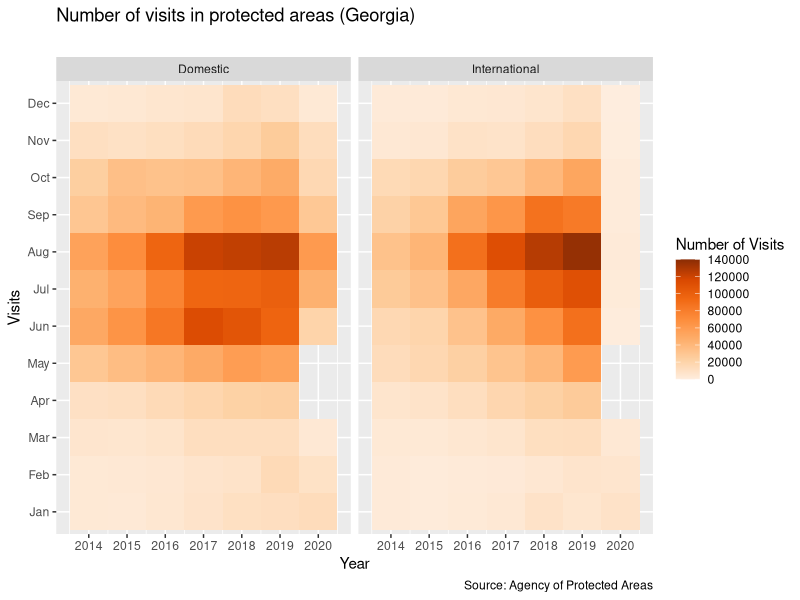

Write R code to recreate this figure. (Note: this script raises an error after producing the figure.)
rm(list=ls())    # clear the workspace

#=== Temur Gugushvii === 
# Author https://temurgugushvili.ge/
# Data source https://apa.gov.ge/ge/statistika/vizitorta-statistika

#libraries

library(ggplot2)
library(tidyverse)
library(lubridate)
library(patchwork)


# import data

tg_pa_visits_2014 <- readr::read_csv("data/gpa_2014_2020.csv",
                                  col_types = cols(Year_Month = "c",
                                                   citizen_ge = "c",
                                                   visitor_type_en = "c",
                                                   pa_ge = "c",
                                                   pa_en = "c",
                                                   visits = "n"))


tg_pa_visits_2014 <- tg_pa_visits_2014 %>%
                     dplyr::mutate(Date = as.Date(paste(Year_Month,"-01",sep="")))  %>%
                     dplyr::mutate(Year_Month = lubridate::format_ISO8601(Date, precision = "ym"))  %>%
                     dplyr::mutate(year = lubridate::year(Date)) %>%
                     dplyr::mutate(month = lubridate::month(Date, label = TRUE))
  
tg_pa_visits_2014$Year_Month <- zoo::as.Date(zoo::as.yearmon(tg_pa_visits_2014$Year_Month))

tg_pa_visits_2014_visitors <- tg_pa_visits_2014  %>% 
                              group_by(year, month, visitor_type_en)  %>% 
                              summarise(visits_group = sum(visits))

tg_pa_visitors_visitor_type_en <- tg_pa_visits_2014  %>% 
                                  dplyr::group_by(year, visitor_type_en)  %>% 
                                  dplyr::summarise(visits_group = sum(visits))
                              
  
tg_pa_visits_2014_domestic <- tg_pa_visits_2014 %>% filter(visitor_type_en == "Domestic")

tg_pa_visits_2014_International <- tg_pa_visits_2014 %>% filter(visitor_type_en == "International")



pa_visitors  <- ggplot2::ggplot(tg_pa_visits_2014_visitors, aes(y= month, x= year, fill =visits_group))+
                             geom_tile() +
                             scale_fill_distiller(name = "Number of Visits", direction = 1, palette = "Oranges", limits=c(0, 140000), breaks=seq(0, 140000, 20000))+
                             scale_x_continuous(breaks=seq(2014, 2020, 1))+
                             labs(title = "Number of visits in protected areas (Georgia)",
                                  subtitle ="",
                                  caption = "Source: Agency of Protected Areas",
                                  x = "Year",
                                  y = "Visits")+
                             facet_wrap(vars(visitor_type_en), labeller = label_wrap_gen())

ggsave("visualization/pa_visitors.JPEG", 
       plot = pa_visitors)

domestic_pa_visitors  <- ggplot2::ggplot(tg_pa_visits_2014_domestic, aes(y= month, x= year, fill =visits))+
                            geom_tile() +
                            theme(axis.text.x=element_text(angle = 90, hjust=0.5, size=9, colour="black"),
                                  axis.text.y=element_text(angle = 0, hjust=0.5, size=9, colour="black"))+
                            labs(title = "Number of domestic visits in protected areas (Georgia)",
                                 subtitle ="",
                                 caption = "Source: Agency of Protected Areas",
                                 x = "Year",
                                 y = "Visits")+
                            scale_fill_distiller(name = "Number of Visits", palette = "Spectral", limits=c(0, 33000), direction = -1, breaks=seq(0, 33000, 3000))+
                            scale_x_continuous(breaks=seq(2014, 2020, 1))+
                            facet_wrap(vars(pa_en), labeller = label_wrap_gen())

ggsave("visualization/domestic_pa_visitors.JPEG", 
       plot = domestic_pa_visitors,
       width = 290,
       height = 290,
       units = "mm")

international_pa_visitors <- ggplot2::ggplot(tg_pa_visits_2014_International, aes(y= month, x= year, fill =visits))+
                                geom_tile() +
                                theme(axis.text.x=element_text(angle = 90, hjust=0.5, size=9, colour="black"),
                                      axis.text.y=element_text(angle = 0, hjust=0.5, size=9, colour="black"))+
                                labs(title = "Number of international visits in protected areas (Georgia)",
                                     caption = "Source: Agency of Protected Areas",
                                     x = "Year",
                                     y = "Visits")+
                                scale_fill_distiller(name = "Number of Visits",
                                                     palette = "Spectral", 
                                                     limits=c(0, 33000), 
                                                     breaks=seq(0, 33000, 3000))+
                                scale_x_continuous(breaks=seq(2014, 2020, 1))+
                                facet_wrap(vars(pa_en), labeller = label_wrap_gen())  


international_pa_visitors_1 <- ggplot2::ggplot(tg_pa_visits_2014_International, aes(y= month, x= year, fill =visits))+
  geom_tile() +
  theme(axis.text.x=element_text(angle = 90, hjust=0.5, size=9, colour="black"),
        axis.text.y=element_text(angle = 0, hjust=0.5, size=9, colour="black"))+
  labs(title = "Number of international visits in protected areas (Georgia)",
       caption = "",
       x = "Year",
       y = "")+
  scale_fill_distiller(name = "Number of Visits",
                       palette = "Spectral", 
                       limits=c(0, 33000), 
                       breaks=seq(0, 33000, 3000),
                       guide = FALSE)+
  scale_x_continuous(breaks=seq(2014, 2020, 1))+
  facet_wrap(vars(pa_en), labeller = label_wrap_gen())  



ggsave("visualization/international_pa_visitors.JPEG", 
       plot = international_pa_visitors,
       width = 290,
       height = 220,
       units = "mm")

international_domestic_pa_visitors <- international_pa_visitors_1 + domestic_pa_visitors

ggsave("visualization/international_domestic_pa_visitors.JPEG", 
       plot = international_domestic_pa_visitors,
       width = 510,
       height = 320,
       units = "mm")



tg_pa_visitors_type_en <- ggplot2::ggplot(tg_pa_visitors_visitor_type_en, aes(year, visits_group)) +
                          geom_col(aes(fill = visitor_type_en), position = "dodge") +
                          theme_minimal(base_family="Sylfaen")+
                          theme(axis.title.x = element_text(colour="black", size=9, hjust=0.5),
                                axis.title.y = element_text(colour="black", size=9, hjust=0.5),
                                axis.text.x=element_text(angle = 90, hjust=0.5, size=9, colour="black"),
                                axis.text.y=element_text(angle = 0, hjust=0.5, size=9, colour="black"),
                                plot.caption = element_text(size=9, colour="black", hjust=0),
                                plot.title=element_text(colour="black", size=13),
                                panel.grid.major = element_line(size = 0.05))+
                          labs(title = "Number of visits in protected areas (Georgia)",
                               subtitle ="",
                               caption = "Source: Agency of Protected Areas",
                               x = "Year",
                               y = "Visits")+
                          scale_fill_manual(name = "Type of Visit",
                                            values = c("#669933", "#FFCC66"))+
                          scale_y_continuous(breaks=seq(0, 6000000, 100000), labels = scales::comma)+
                          scale_x_continuous(breaks=seq(2007, 2020, 1))
ggsave("visualization/tg_pa_visitors_type_en.JPEG", 
       plot = tg_pa_visitors_type_en,
       width = 290,
       height = 220,
       units = "mm")
